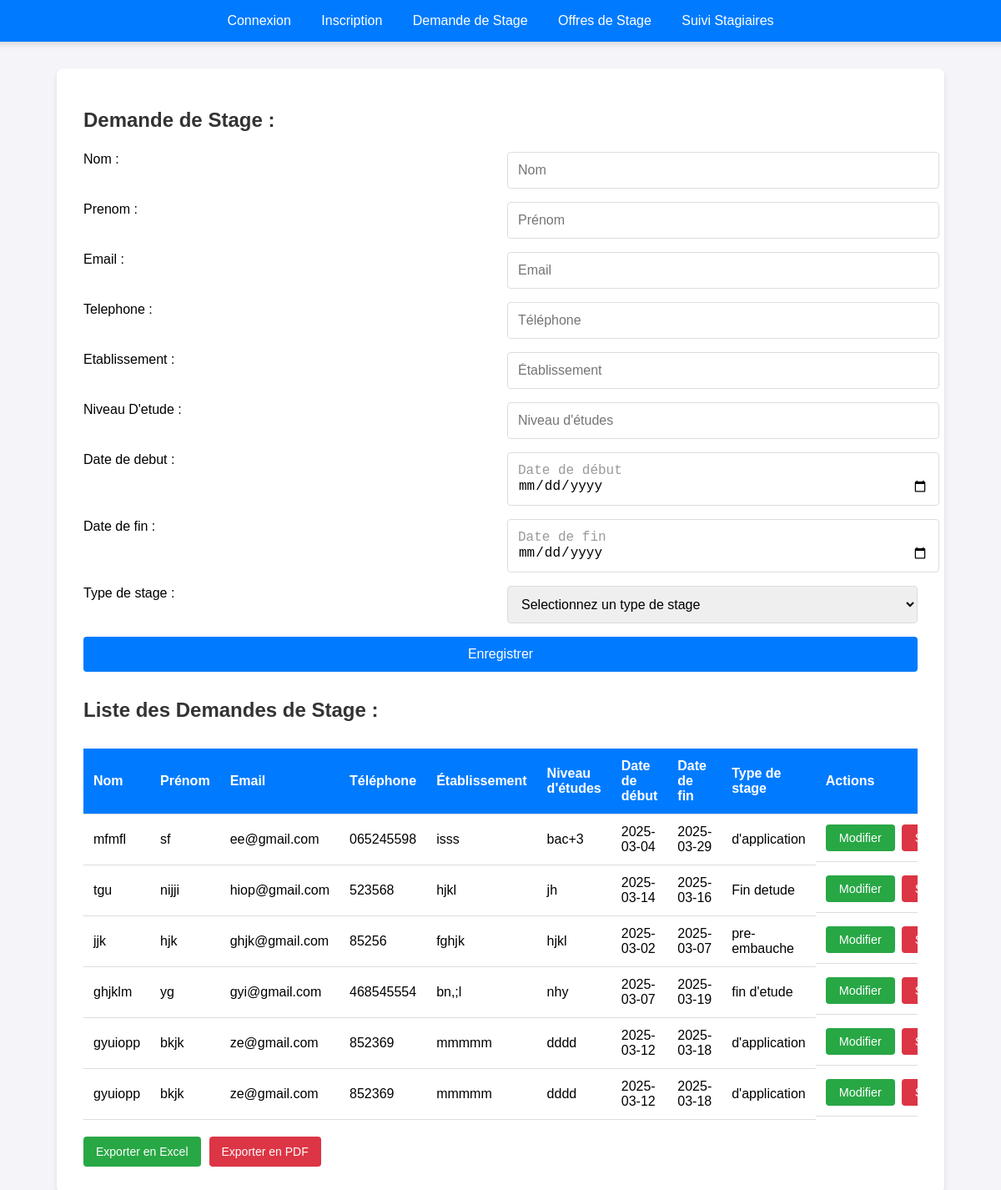
/demande_stage.php (signed in), run on the app's committed database.
### tables this page shows
CREATE TABLE `demandes_stage` (
  `id` int(11) NOT NULL,
  `nom` varchar(255) NOT NULL,
  `prenom` varchar(255) NOT NULL,
  `email` varchar(255) NOT NULL,
  `telephone` varchar(20) NOT NULL,
  `etablissement` varchar(255) NOT NULL,
  `niveau_etudes` varchar(255) NOT NULL,
  `date_debut` date NOT NULL,
  `date_fin` date NOT NULL,
  `type_stage` varchar(50) NOT NULL,
  `created_at` timestamp NOT NULL DEFAULT current_timestamp(),
  `statut` varchar(50) DEFAULT 'pending',
  `tuteur_id` int(11) DEFAULT NULL,
  `notes` text DEFAULT NULL
);

### demande_stage.php (the view, shortened to what this page needs)
<?php
require 'db_connection.php';
$stmt = $pdo->query('SELECT * FROM demandes_stage');
$demandes = $stmt->fetchAll();
?>
<!DOCTYPE html>
<html lang="fr">
<head>
</head>
<body>
    <div class="menu">
        <a href="login.php">Connexion</a>
        <a href="signup.php">Inscription</a>
        <a href="demande_stage.php">Demande de Stage</a>
        <a href="offres_stage.php">Offres de Stage</a>
        <a href="suivi_stagiaires.php">Suivi Stagiaires</a>
    </div>
    <div class="container">
        <h1>Demande de Stage :</h1>
        <form method="post">
            Nom : <input type="text" name="nom" placeholder="Nom" required>
            Prenom :<input type="text" name="prenom" placeholder="Prénom" required>
            Email :<input type="email" name="email" placeholder="Email" required>
            Telephone :<input type="number" name="telephone" placeholder="Téléphone" required>
            Etablissement :<input type="text" name="etablissement" placeholder="Établissement" required>
            Niveau D'etude :<input type="text" name="niveau_etudes" placeholder="Niveau d'études" required>
            Date de debut :<input type="date" name="date_debut" placeholder="Date de début" required>
            Date de fin :<input type="date" name="date_fin" placeholder="Date de fin" required>
           Type de stage :<select name="type_stage" placeholder="type" value='type de stage' required>
            <option value="" disabled selected>Selectionnez un type de stage</option>
            </select>
            <button type="submit">Enregistrer</button>
        </form>
        <h1>Liste des Demandes de Stage :</h1>
        <div class="table-container">
            <table>
                <thead>
                    <tr>
                        <th>Nom</th>
                        <th>Prénom</th>
                        <th>Email</th>
                        <th>Téléphone</th>
                        <th>Établissement</th>
                        <th>Niveau d'études</th>
                        <th>Date de début</th>
                        <th>Date de fin</th>
                        <th>Type de stage</th>
                        <th>Actions</th>
                    </tr>
                </thead>
                <tbody>
                    <?php foreach ($demandes as $demande): ?>
                    <tr>
                        <td><?= htmlspecialchars($demande['nom']) ?></td>
                        <td><?= htmlspecialchars($demande['prenom']) ?></td>
                        <td><?= htmlspecialchars($demande['email']) ?></td>
                        <td><?= htmlspecialchars($demande['telephone']) ?></td>
                        <td><?= htmlspecialchars($demande['etablissement']) ?></td>
                        <td><?= htmlspecialchars($demande['niveau_etudes']) ?></td>
                        <td><?= htmlspecialchars($demande['date_debut']) ?></td>
                        <td><?= htmlspecialchars($demande['date_fin']) ?></td>
                        <td><?= htmlspecialchars($demande['type_stage']) ?></td>
                        <td class="actions">
                            <a href="edit.php?id=<?= $demande['id'] ?>" class="edit">Modifier</a>
                            <a href="delete.php?id=<?= $demande['id'] ?>" class="delete" onclick="return confirm('Êtes-vous sûr de vouloir supprimer cette demande ?')">Supprimer</a>
                        </td>
                    </tr>
                    <?php endforeach; ?>
                </tbody>
            </table>
        </div>
        <div class="export-buttons">
            <a href="export.php?type=excel" class="export-btn">Exporter en Excel</a>
            <a href="export.php?type=pdf" class="export-btn pdf">Exporter en PDF</a>
        </div>
    </div>
</body>
</html>

### demande_stage.php (style rules this page uses)
body { font-family: Arial, sans-serif; background-color: #f4f4f9; margin: 0; display: flex; flex-direction: column; align-items: center; }
.menu { width: 100%; background-color: #007bff; padding: 1rem; box-shadow: 0 4px 6px rgba(0, 0, 0, 0.1); text-align: center; }
.menu a { color: white; text-decoration: none; margin: 0 1rem; font-size: 1rem; }
.container { background: white; padding: 2rem; border-radius: 8px; box-shadow: 0 4px 6px rgba(0, 0, 0, 0.1); width: 90%; max-width: 1000px; margin: 2rem 0; }
h1 { color: #333; font-size: 1.5rem; margin-bottom: 1.5rem; }
form { display: grid; grid-template-columns: repeat(2, 1fr); gap: 1rem; margin-bottom: 2rem; }
input, select { width: 100%; padding: 0.75rem; border: 1px solid #ddd; border-radius: 4px; font-size: 1rem; }
button { grid-column: span 2; padding: 0.75rem; background-color: #007bff; color: white; border: none; border-radius: 4px; font-size: 1rem; cursor: pointer; }
.table-container { width: 100%; overflow-x: auto; margin-top: 2rem; }
table { width: 100%; border-collapse: collapse; }
th, td { padding: 0.75rem; text-align: left; border-bottom: 1px solid #ddd; }
th { background-color: #007bff; color: white; }
.actions { display: flex; gap: 0.5rem; }
.actions a { padding: 0.5rem 1rem; border-radius: 4px; text-decoration: none; color: white; font-size: 0.9rem; }
.actions .edit { background-color: #28a745; }
.actions .delete { background-color: #dc3545; }
input[type="date"]::before { content: attr(placeholder); color: #999; margin-right: 0.5rem; }
.export-buttons { margin-top: 20px; display: flex; gap: 10px; }
.export-btn { padding: 10px 15px; background-color: #28a745; color: white; text-decoration: none; border-radius: 4px; font-size: 14px; }
.export-btn.pdf { background-color: #dc3545; }

### data on the page
demandes_stage: nom "mfmfl", prenom "sf", email "ee@gmail.com", telephone "065245598", etablissement "isss", niveau_etudes "bac+3", date_debut "2025-03-04", date_fin "2025-03-29", type_stage "d'application"
demandes_stage: nom "tgu", prenom "nijji", email "hiop@gmail.com", telephone "523568", etablissement "hjkl", niveau_etudes "jh", date_debut "2025-03-14", date_fin "2025-03-16", type_stage "Fin detude"
demandes_stage: nom "jjk", prenom "hjk", email "ghjk@gmail.com", telephone "85256", etablissement "fghjk", niveau_etudes "hjkl", date_debut "2025-03-02", date_fin "2025-03-07", type_stage "pre-embauche"
demandes_stage: nom "ghjklm", prenom "yg", email "gyi@gmail.com", telephone "468545554", etablissement "bn,;l", niveau_etudes "nhy", date_debut "2025-03-07", date_fin "2025-03-19", type_stage "fin d'etude"
demandes_stage: nom "gyuiopp", prenom "bkjk", email "ze@gmail.com", telephone "852369", etablissement "mmmmm", niveau_etudes "dddd", date_debut "2025-03-12", date_fin "2025-03-18", type_stage "d'application"
demandes_stage: nom "gyuiopp", prenom "bkjk", email "ze@gmail.com", telephone "852369", etablissement "mmmmm", niveau_etudes "dddd", date_debut "2025-03-12", date_fin "2025-03-18", type_stage "d'application"
